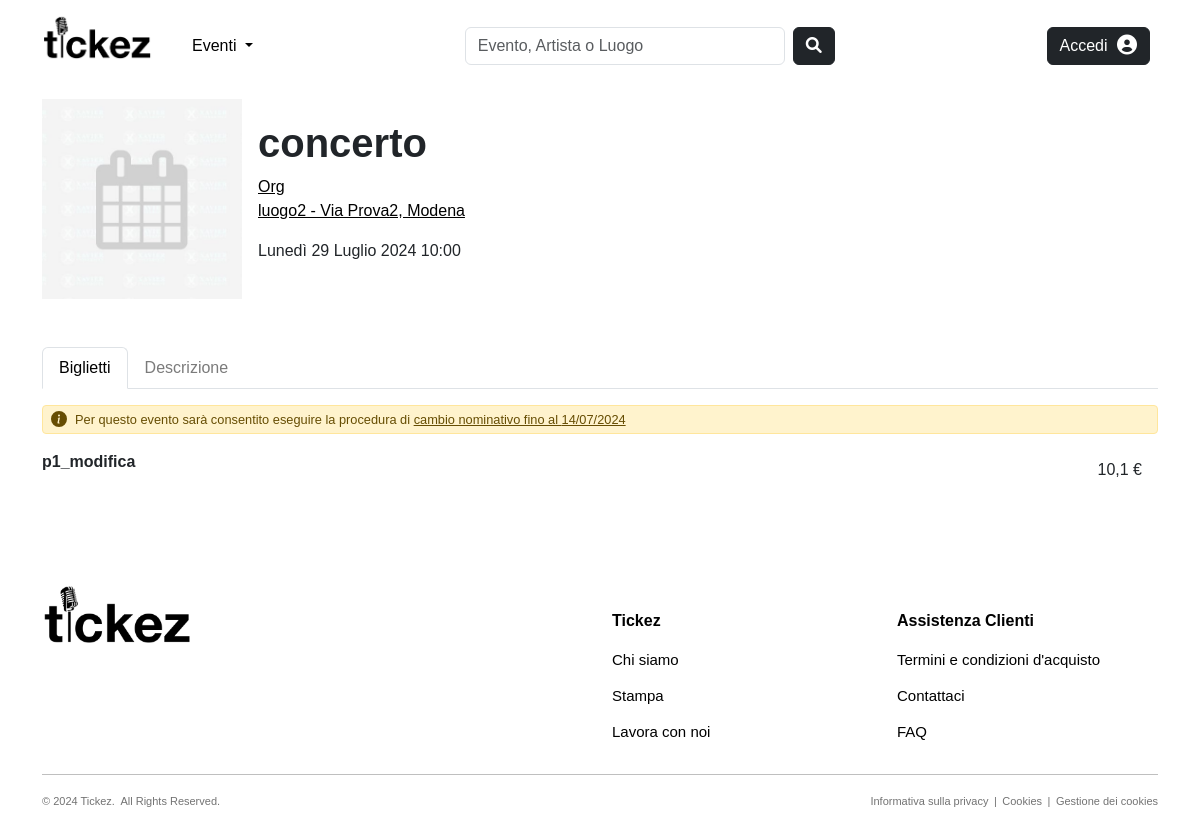
Screenshot of /products/events/concerto-13/ with the database file from the repository.
### products/models.py (models this page shows, shortened)
class Evento(models.Model):
    CATEGORY_CHOICES = [('Concerti', 'Concerti'), ('Festival', 'Festival'), ('Teatro', 'Teatro')]
    nome = models.CharField(max_length=100, null=False, blank=False)
    slug = models.SlugField(max_length=200, null=False,  blank=True, unique=True)
    categoria = models.CharField(max_length=100, choices=CATEGORY_CHOICES, null=False, blank=False)
    data_ora = models.DateTimeField(null=False, blank=False, default=timezone.now)
    locandina = models.ImageField(null=True, blank=True, upload_to="images/events")
    descrizione = models.TextField(null=True, blank=True, default='')
    visualizzazioni = models.IntegerField(null=True, blank=True, default=0)
    organizzatore = models.ForeignKey(to='users.Organizzatore', on_delete=models.CASCADE, null=False, blank=False, related_name='eventi_organizzati')
    luogo = models.ForeignKey(to='common.Luogo', on_delete=models.CASCADE, null=False, blank=False, related_name='eventi_programmati')
    followers = models.ManyToManyField(to='users.Utente', blank=True, default=None, related_name='eventi_preferiti')
    @property # trasforma un metodo di una classe in un attributo di sola lettura
    def locandina_url(self):
        if self.locandina and hasattr(self.locandina, 'url'):
            return self.locandina.url
        else:
            return join(settings.STATIC_URL, 'images/defaults/default_event.jpg')
    def save(self, *args, **kwargs):
        if not self.slug or slugify(self.nome) != self.slug:
            self.slug = slugify(self.nome)
        super().save(*args, **kwargs)
    class Meta:
        verbose_name_plural = 'Eventi'

class Biglietto(models.Model):
    tipologia = models.CharField(max_length=100, null=False, blank=False)
    slug = models.SlugField(max_length=200, null=False, blank=True)
    prezzo = models.FloatField(null=False, blank=False, default=0.00)
    quantita = models.IntegerField(null=False, blank=False, default=0)
    descrizione = models.TextField(null=True, blank=True, default='')
    evento = models.ForeignKey(Evento, on_delete=models.CASCADE, null=True, blank=True, related_name='biglietti_disponibili')
    organizzatore = models.ForeignKey(to='users.Organizzatore', on_delete=models.CASCADE, null=True, blank=True, related_name='biglietti_generati')
    class Meta:
        verbose_name_plural = 'Biglietti'

### users/models.py (models this page shows, shortened)
class Organizzatore(models.Model):
    nome = models.CharField(max_length=50, null=False, blank=False)
    slug = models.SlugField(max_length=100, null=False, blank=True, unique=True)
    email = models.EmailField(max_length=255, null=False, blank=False, unique=True)
    descrizione = models.TextField(null=True, blank=True, default='')
    immagine_profilo = models.ImageField(null=True, blank=True, upload_to="images/organizers")
    user = models.OneToOneField(User, on_delete=models.CASCADE)
    followers = models.ManyToManyField(Utente, blank=True, default=None, related_name='organizzatori_preferiti')
    def __str__(self):
        return self.nome
    class Meta:
        verbose_name_plural = 'Organizzatori'

### common/models.py (models this page shows, shortened)
class Luogo(models.Model):
    nome = models.CharField(max_length=50, null=False, blank=False)
    slug = models.SlugField(max_length=200, null=False, blank=True, unique=True)
    indirizzo = models.CharField(max_length=255, null=False, blank=False)
    citta = models.CharField(max_length=100, null=False, blank=False)
    capienza_persone = models.PositiveIntegerField(null=False, blank=False)
    immagine = models.ImageField(null=True, blank=True, upload_to="images/venues")
    followers = models.ManyToManyField(to='users.Utente', blank=True, default=None, related_name='luoghi_preferiti')
    affittuari = models.ManyToManyField(to='users.Organizzatore', blank=True, default=None, related_name='luoghi_affittati')
    def __str__(self):
        return f"{self.nome} - {self.indirizzo}, {self.citta}"
    class Meta:
        verbose_name_plural = 'Luoghi'

### products/views.py (the view, shortened to what this page needs)
# urls.py: path('events/<slug:slug>-<int:pk>/', views.EventDetailView.as_view(), name="event-details"),
class EventDetailView(DetailView):
    model = Evento
    template_name = "products/event_details.html"
    def get_context_data(self, **kwargs):
        context = super().get_context_data(**kwargs)
        evento = self.get_object()
        evento.visualizzazioni += 1
        evento.save()
        context['title'] = str(self.get_object().organizzatore) + ' - ' + self.get_object().nome
        context['tickets'] = self.get_object().biglietti_disponibili.all()
        context['range_dropdown'] = range(0, 6)
        context['name_change'] = self.get_object().data_ora - timedelta(days=15)
        return context

### common/context_processors.py (called while the page is built, shortened)
def notifications(request):
    notifications = []
    unread_count = 0
    return {
        'notifications': notifications,
        'unread_count': unread_count,
    }

### products/templates/products/event_details.html (shortened to what this page needs)
{% extends "products/base_products.html" %}
{% load static %}
{% load crispy_forms_tags %}
{% load tz %}
{% block content %}
<div class="container">
    <div class="d-flex flex-wrap align-items-center mb-5">
      <div class="me-3" style="width: 200px; height: 200px; flex-shrink: 0;">
          <img src="{{ object.locandina_url }}" style="width: 100%; height: 100%; object-fit: cover;">
      </div>
      <div style="flex-grow: 1; max-width: calc(100% - 220px);">
          <h1 style="font-weight:600; word-break: break-word;">{{ object.nome }}</h1>
          <p><a href="{% url 'users:artist-details' object.organizzatore.slug object.organizzatore.pk %}" style="text-decoration: underline; color: black;">{{object.organizzatore}}</a><br>
              <a href="{% url 'common:venue-details' object.luogo.slug object.luogo.pk %}" style="text-decoration: underline; color: black;">{{object.luogo}}</a></p>
          <p>{{object.data_ora}}</p>
      </div>
    </div>
    <ul class="nav nav-tabs" id="myTab" role="tablist">
      <li class="nav-item" role="presentation">
        <button class="nav-link active" id="tickets-tab" data-bs-toggle="tab" data-bs-target="#tickets" type="button" role="tab" aria-controls="tickets" aria-selected="true">Biglietti</button>
      </li>
      <li class="nav-item" role="presentation">
        <button class="nav-link" id="description-tab" data-bs-toggle="tab" data-bs-target="#description" type="button" role="tab" aria-controls="description" aria-selected="false">Descrizione</button>
      </li>
    </ul>
    <div class="tab-content">
      <div class="tab-pane active" id="tickets" role="tabpanel" aria-labelledby="tickets-tab">
        {% if tickets %}
          <div class="alert alert-warning d-flex align-items-center mt-3" role="alert" style="padding: 0.25rem 0.5rem; font-size: 0.8rem; border-radius: 0.25rem;">
            <svg class="bi flex-shrink-0 me-2" width="16" height="16" role="img" aria-label="Warning:"><use xlink:href="#info-fill"/></svg>
            <p style="margin: 0; flex-grow: 1;">Per questo evento sarà consentito eseguire la procedura di <u>cambio nominativo fino al {{ name_change|date:"d/m/Y" }}</u></p>
          </div>
        {% endif %}
        <form method="POST" action="{% url 'orders:checkout' %}"> {% csrf_token %}
          {% for t in tickets %}
            <div class="ticket-row d-flex justify-content-between align-items-center mb-3">
                <div class="col-md-8">
                    <strong class="{% if t.quantita == 0 %}text-muted{% endif %}">{{ t.tipologia }}</strong>
                </div>
                <div class="col-md-4 d-flex justify-content-end">
                    {% if t.quantita == 0 %}
                        <div class="d-flex align-items-center">
                            <span class="text-muted me-3">Non disponibile</span>
                            {% if request.user.organizzatore and request.user.organizzatore == object.organizzatore %}
                              <a href="{% url 'products:update-ticket' object.slug object.pk t.slug t.pk %}" class="btn btn-dark me-2">
                                  <i class="fa-regular fa-pen-to-square" aria-hidden="true"></i>
                              </a>
                              <a href="{% url 'products:delete-ticket' object.slug object.pk t.slug t.pk %}" class="btn btn-danger me-2">
                                <i class="fa fa-trash" aria-hidden="true"></i>
                              </a>
                            {% endif %}
                        </div>
                    {% else %}
                        <div class="d-flex align-items-center">
                          <span class="me-3">{{ t.prezzo }} €</span>
                        </div>
                    {% endif %}
                </div>
            </div>
          {% empty %}
            <p class="mt-3 text-muted">Nessun biglietto disponibile.</p>
          {% endfor %}
        </form>
      </div>
    </div>
</div>
{% endblock %}

### static/css/style.css (style rules this page uses)
body { font-family: 'Helvetica', 'Arial', sans-serif; }
.nav-link { color: #7b7b7b; }

### rows the page displays
Evento: nome "concerto", organizzatore "Org", luogo "luogo2 - Via Prova2, Modena", data_ora "Lunedì 29 Luglio 2024 10:00"
Biglietto: tipologia "p1_modifica", prezzo "10,1"

### other values shown
{{ name_change|date:"d/m/Y" }} "14/07/2024"
